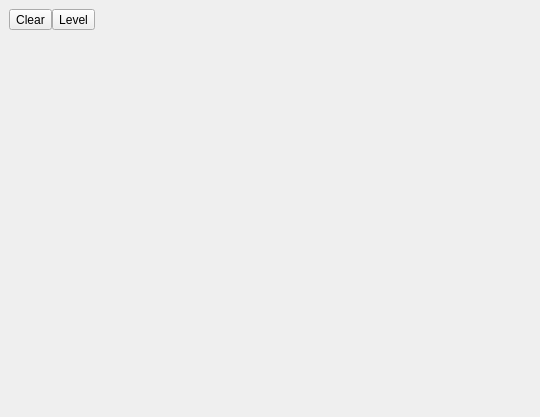
<?xml version="1.0" encoding="UTF-8"?>
<ui version="4.0">
 <class>LogViewer</class>
 <widget class="QMainWindow" name="LogViewer">
  <property name="geometry">
   <rect>
    <x>0</x>
    <y>0</y>
    <width>540</width>
    <height>417</height>
   </rect>
  </property>
  <property name="windowTitle">
   <string>Log</string>
  </property>
  <widget class="QWidget" name="centralwidget">
   <layout class="QVBoxLayout" name="verticalLayout">
    <item>
     <layout class="QHBoxLayout" name="horizontalLayout">
      <property name="spacing">
       <number>0</number>
      </property>
      <item>
       <widget class="QToolButton" name="clearButton">
        <property name="text">
         <string>Clear</string>
        </property>
       </widget>
      </item>
      <item>
       <widget class="QToolButton" name="levelButton">
        <property name="text">
         <string>Level</string>
        </property>
       </widget>
      </item>
      <item>
       <spacer name="horizontalSpacer">
        <property name="orientation">
         <enum>Qt::Horizontal</enum>
        </property>
        <property name="sizeHint" stdset="0">
         <size>
          <width>40</width>
          <height>20</height>
         </size>
        </property>
       </spacer>
      </item>
     </layout>
    </item>
    <item>
     <widget class="FileViewer" name="widget" native="true"/>
    </item>
   </layout>
  </widget>
 </widget>
 <customwidgets>
  <customwidget>
   <class>FileViewer</class>
   <extends>QWidget</extends>
   <header location="global">cchelper.fileviewer</header>
   <container>1</container>
  </customwidget>
 </customwidgets>
 <resources/>
 <connections/>
</ui>
